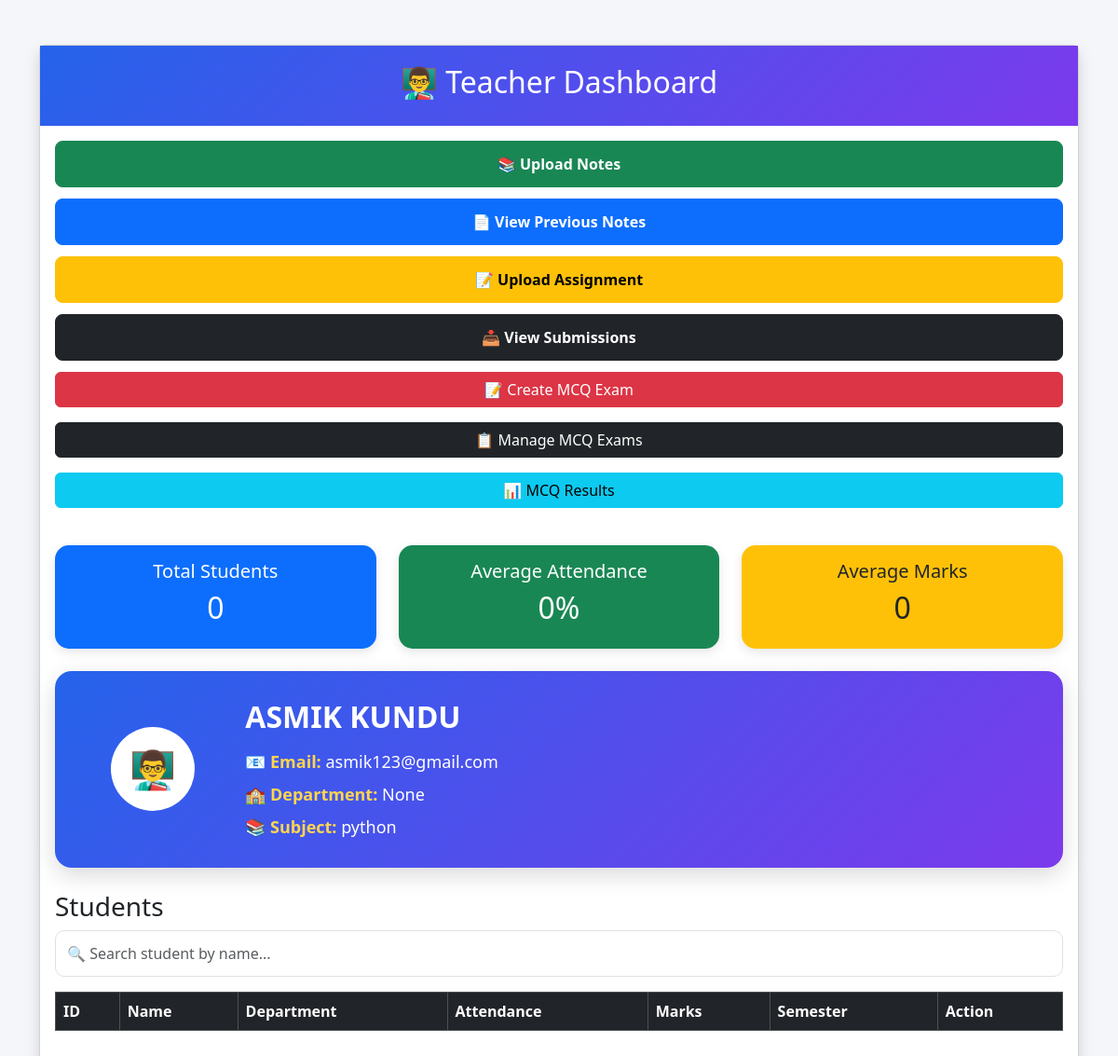
Before: /teacher_panel (signed in) with the older database file.
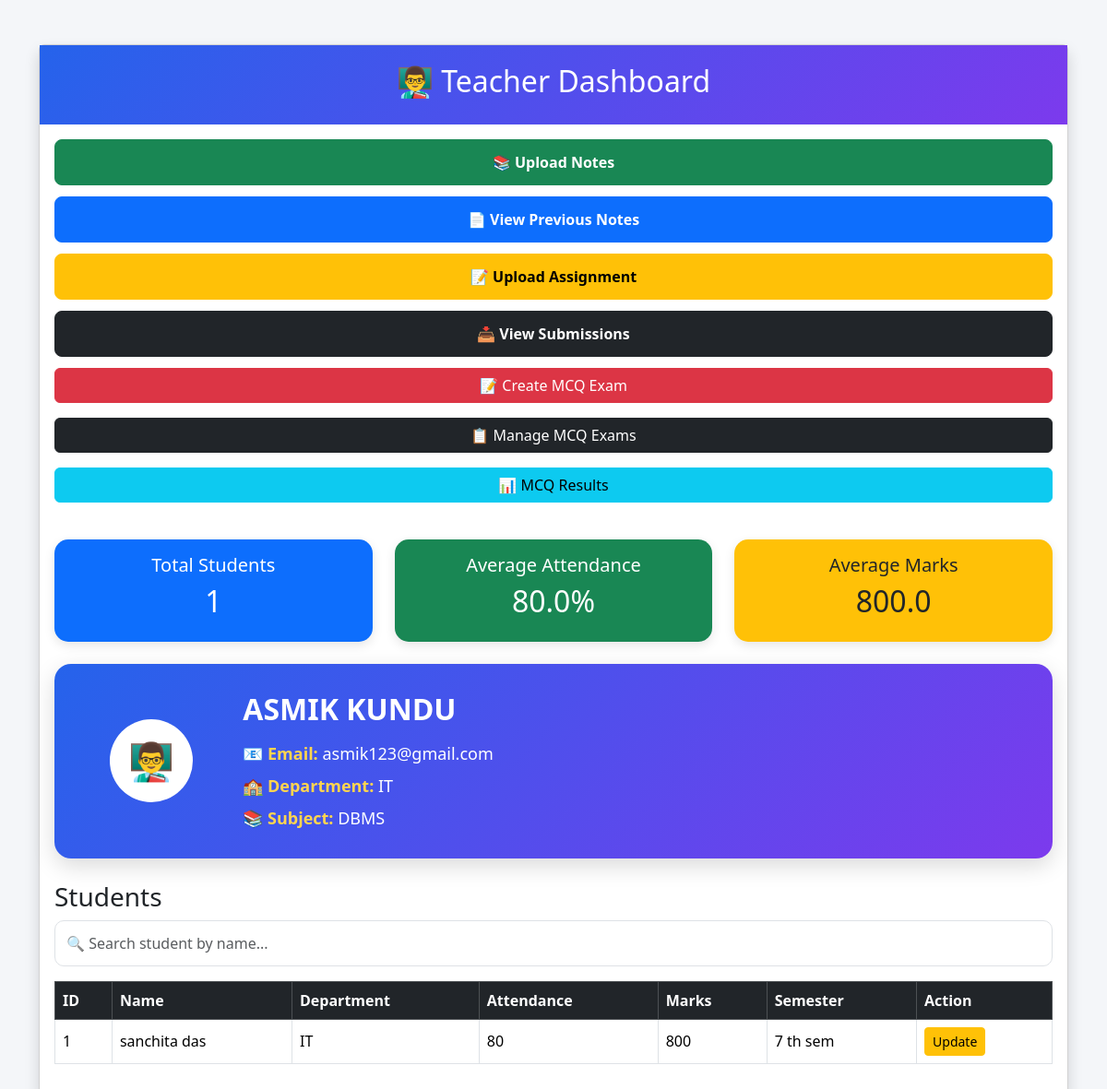
After: the same page with the newer database file.
### models.py (models this page shows)
class Teacher(db.Model):
    id = db.Column(db.Integer, primary_key=True)
    name = db.Column(db.String(100), nullable=False)
    email = db.Column(db.String(100), unique=True, nullable=False)
    department = db.Column(db.String(100))
    subject = db.Column(db.String(100))
    password = db.Column(db.String(100), nullable=False)

class Student(db.Model):
    id = db.Column(db.Integer, primary_key=True)
    roll_number = db.Column(db.String(50), unique=True)
    name = db.Column(db.String(100))
    email = db.Column(db.String(100))
    department = db.Column(db.String(100))
    password = db.Column(db.String(100))
    attendance = db.Column(db.Integer, default=0)
    marks = db.Column(db.Integer, default=0)
    semester = db.Column(db.String(50))
    photo = db.Column(db.String(200))
    signature = db.Column(db.String(200))

### app.py (the view)
@app.route("/teacher_panel")
def teacher_panel():
    if "teacher_id" not in session:
        return redirect("/teacher_login")
    teacher = Teacher.query.get(session["teacher_id"])
    search = request.args.get("search")
    if search:
     students = Student.query.filter(
        Student.department == session["teacher_department"],
        Student.name.contains(search)
    ).all()
    else:
     students = Student.query.filter_by(
        department=session["teacher_department"]
    ).all()
    total_students = len(students)
    if total_students > 0:
        avg_attendance = sum(s.attendance for s in students) / total_students
        avg_marks = sum(s.marks for s in students) / total_students
    else:
        avg_attendance = 0
        avg_marks = 0
    return render_template(
        "teacher_panel.html",
        teacher=teacher,
        students=students,
        total_students=total_students,
        avg_attendance=round(avg_attendance, 1),
        avg_marks=round(avg_marks, 1),
        search=search
    )

### templates/teacher_panel.html (shortened to what the changed rows need)
<!DOCTYPE html>
<html>
<head>
    <link href="https://cdn.jsdelivr.net/npm/bootstrap@5.3.3/dist/css/bootstrap.min.css" rel="stylesheet">
</head>
<body>
<div class="container mt-5">
    <div class="card shadow">
        <div class="teacher-header">
            <h2>👨‍🏫 Teacher Dashboard</h2>
        </div>
        <div class="card-body">
            <div class="row mb-4 mt-4">
                <div class="col-md-4">
                    <div class="card stats-card bg-primary text-white">
                        <div class="card-body text-center">
                            <h5>Total Students</h5>
                            <h2>{{ total_students }}</h2>
                        </div>
                    </div>
                </div>
                <div class="col-md-4">
                    <div class="card stats-card bg-success text-white">
                        <div class="card-body text-center">
                            <h5>Average Attendance</h5>
                            <h2>{{ avg_attendance }}%</h2>
                        </div>
                    </div>
                </div>
                <div class="col-md-4">
                    <div class="card stats-card bg-warning">
                        <div class="card-body text-center">
                            <h5>Average Marks</h5>
                            <h2>{{ avg_marks }}</h2>
                        </div>
                    </div>
                </div>
            </div>
<div class="profile-box">
    <div class="row align-items-center">
        <div class="col-md-10">
            <h2 class="mb-3">
                {{ teacher.name }}
            </h2>
            <p class="mb-2">
                <strong>📧 Email:</strong>
                {{ teacher.email }}
            </p>
          <p class="mb-2">
    <strong>🏫 Department:</strong>
    {{ teacher.department }}
</p>
<p class="mb-0">
    <strong>📚 Subject:</strong>
    {{ teacher.subject }}
</p>
        </div>
    </div>
</div>
            <table class="table table-bordered table-hover">
                <thead class="table-dark">
                    <tr>
                        <th>ID</th>
                        <th>Name</th>
                        <th>Department</th>
                        <th>Attendance</th>
                        <th>Marks</th>
                        <th>Semester</th>
                        <th>Action</th>
                    </tr>
                </thead>
                <tbody>
                    {% for student in students %}
                    <tr>
                        <td>{{ student.id }}</td>
                        <td>{{ student.name }}</td>
                        <td>{{ student.department }}</td>
                        <td>{{ student.attendance }}</td>
                        <td>{{ student.marks }}</td>
                        <td>{{ student.semester }}</td>
                        <td>
                            <a href="/teacher_edit_student/{{ student.id }}"
                               class="btn btn-warning btn-sm">
                               Update
                            </a>
                        </td>
                    </tr>
                    {% endfor %}
                </tbody>
            </table>
        </div>
    </div>
</div>
</body>
</html>

Changed rows visible on the page:
changed Teacher "ASMIK KUNDU": department "None" → "IT"; subject "python" → "DBMS"
now on this page (row edited): Student: id "1", name "sanchita das", department "IT", attendance "80", marks "800", semester "7 th sem"
Other visible differences:
{{ total_students }}: "0" → "1"
{{ avg_attendance }}: "0" → "80.0"
{{ avg_marks }}: "0" → "800.0"
